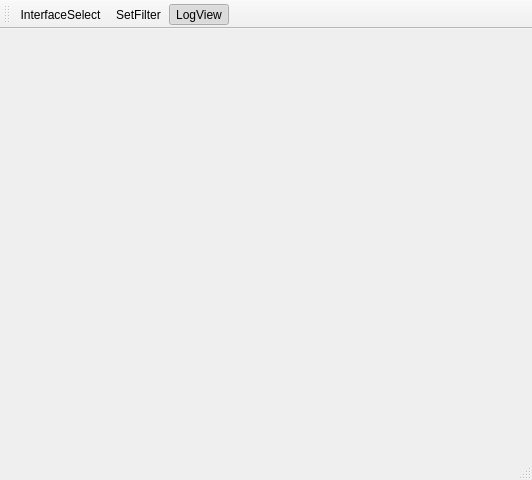
<?xml version="1.0" encoding="UTF-8"?>
<ui version="4.0">
 <class>MainWindow</class>
 <widget class="QMainWindow" name="MainWindow">
  <property name="geometry">
   <rect>
    <x>0</x>
    <y>0</y>
    <width>532</width>
    <height>480</height>
   </rect>
  </property>
  <property name="windowTitle">
   <string>MainWindow</string>
  </property>
  <widget class="QWidget" name="centralWidget"/>
  <widget class="QMenuBar" name="menuBar">
   <property name="geometry">
    <rect>
     <x>0</x>
     <y>0</y>
     <width>532</width>
     <height>21</height>
    </rect>
   </property>
  </widget>
  <widget class="QToolBar" name="mainToolBar">
   <attribute name="toolBarArea">
    <enum>TopToolBarArea</enum>
   </attribute>
   <attribute name="toolBarBreak">
    <bool>false</bool>
   </attribute>
   <addaction name="actionInterfaceSelect"/>
   <addaction name="actionSetFilter"/>
   <addaction name="actionLogView"/>
  </widget>
  <widget class="QStatusBar" name="statusBar"/>
  <action name="actionInterfaceSelect">
   <property name="icon">
    <iconset resource="actionIcons.qrc">
     <normaloff>:/icons/if.png</normaloff>:/icons/if.png</iconset>
   </property>
   <property name="text">
    <string>InterfaceSelect</string>
   </property>
   <property name="toolTip">
    <string>Выбрать интерфейс для захвата данных</string>
   </property>
  </action>
  <action name="actionLogView">
   <property name="checkable">
    <bool>true</bool>
   </property>
   <property name="checked">
    <bool>true</bool>
   </property>
   <property name="icon">
    <iconset resource="actionIcons.qrc">
     <normaloff>:/icons/log.png</normaloff>:/icons/log.png</iconset>
   </property>
   <property name="text">
    <string>LogView</string>
   </property>
   <property name="toolTip">
    <string>Отобразить окно сообщений</string>
   </property>
  </action>
  <action name="actionSetFilter">
   <property name="icon">
    <iconset resource="actionIcons.qrc">
     <normaloff>:/icons/filter.png</normaloff>:/icons/filter.png</iconset>
   </property>
   <property name="text">
    <string>SetFilter</string>
   </property>
   <property name="toolTip">
    <string>Пакетный фильтр</string>
   </property>
  </action>
 </widget>
 <layoutdefault spacing="6" margin="11"/>
 <resources>
  <include location="actionIcons.qrc"/>
 </resources>
 <connections/>
</ui>
